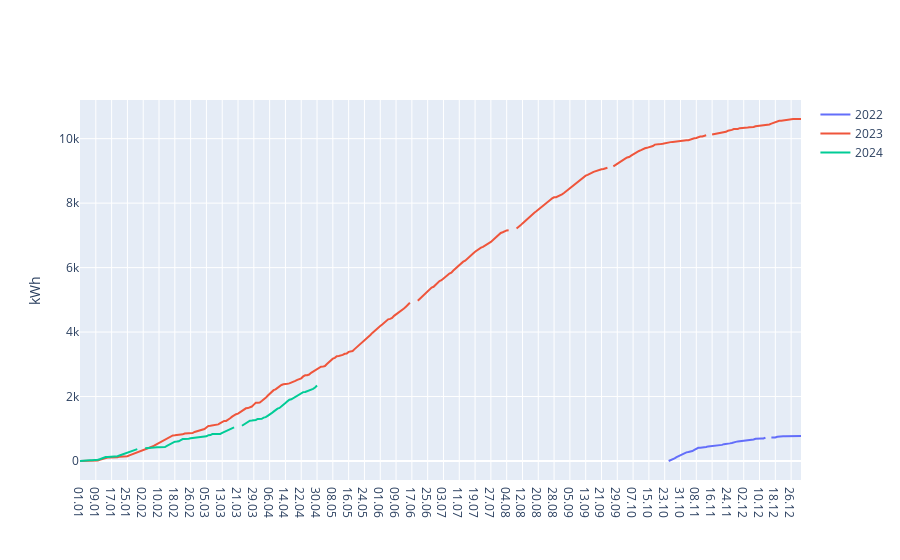

The notebook cell saved with this chart:
### Markdown cell above
### ...skupno

### Code cell
fig = go.Figure()
for i,csv in enumerate(csvs):
    skupna_oddana_letno = (csv['ODDANA DELOVNA ENERGIJA ET'] - csv['ODDANA DELOVNA ENERGIJA ET'].shift(1, fill_value=csv['ODDANA DELOVNA ENERGIJA ET'][0])).cumsum();
    fig.add_traces(go.Scatter(name=str(years[i]), x=csv['Datum'].dt.strftime('%d.%m'), y = skupna_oddana_letno))

fig.update_xaxes(categoryorder='array', categoryarray=days_in_year)
fig.update_layout(hovermode='x unified', yaxis=dict(title="kWh"))
fig.show()
